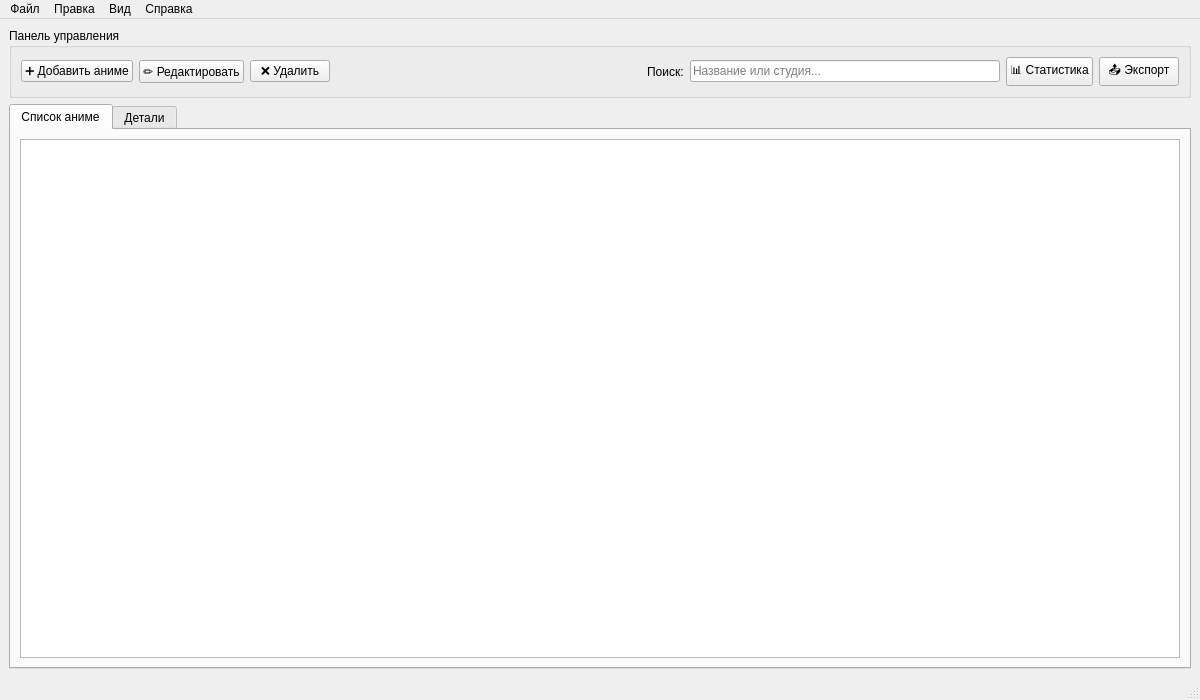
<?xml version="1.0" encoding="UTF-8"?>
<ui version="4.0">
 <class>MainWindow</class>
 <widget class="QMainWindow" name="MainWindow">
  <property name="geometry">
   <rect>
    <x>0</x>
    <y>0</y>
    <width>1200</width>
    <height>700</height>
   </rect>
  </property>
  <property name="windowTitle">
   <string>Аниме-менеджер</string>
  </property>
  <widget class="QWidget" name="centralwidget">
   <layout class="QVBoxLayout" name="verticalLayout">
    <item>
     <widget class="QGroupBox" name="groupBox">
      <property name="title">
       <string>Панель управления</string>
      </property>
      <layout class="QHBoxLayout" name="horizontalLayout">
       <item>
        <widget class="QPushButton" name="btn_add">
         <property name="text">
          <string>➕ Добавить аниме</string>
         </property>
         <property name="shortcut">
          <string>Ctrl+N</string>
         </property>
        </widget>
       </item>
       <item>
        <widget class="QPushButton" name="btn_edit">
         <property name="text">
          <string>✏️ Редактировать</string>
         </property>
         <property name="shortcut">
          <string>Ctrl+E</string>
         </property>
        </widget>
       </item>
       <item>
        <widget class="QPushButton" name="btn_delete">
         <property name="text">
          <string>❌ Удалить</string>
         </property>
         <property name="shortcut">
          <string>Del</string>
         </property>
        </widget>
       </item>
       <item>
        <spacer name="horizontalSpacer">
         <property name="orientation">
          <enum>Qt::Horizontal</enum>
         </property>
         <property name="sizeHint" stdset="0">
          <size>
           <width>40</width>
           <height>20</height>
          </size>
         </property>
        </spacer>
       </item>
       <item>
        <widget class="QLabel" name="label">
         <property name="text">
          <string>Поиск:</string>
         </property>
        </widget>
       </item>
       <item>
        <widget class="QLineEdit" name="search_input">
         <property name="placeholderText">
          <string>Название или студия...</string>
         </property>
        </widget>
       </item>
       <item>
        <widget class="QPushButton" name="btn_stats">
         <property name="text">
          <string>📊 Статистика</string>
         </property>
         <property name="shortcut">
          <string>Ctrl+S</string>
         </property>
        </widget>
       </item>
       <item>
        <widget class="QPushButton" name="btn_export">
         <property name="text">
          <string>📤 Экспорт</string>
         </property>
        </widget>
       </item>
      </layout>
     </widget>
    </item>
    <item>
     <widget class="QTabWidget" name="tabWidget">
      <property name="currentIndex">
       <number>0</number>
      </property>
      <widget class="QWidget" name="tab_list">
       <attribute name="title">
        <string>Список аниме</string>
       </attribute>
       <layout class="QVBoxLayout" name="verticalLayout_2">
        <item>
         <widget class="QTableWidget" name="table_anime">
          <property name="alternatingRowColors">
           <bool>true</bool>
          </property>
          <property name="selectionMode">
           <enum>QAbstractItemView::SingleSelection</enum>
          </property>
          <property name="selectionBehavior">
           <enum>QAbstractItemView::SelectRows</enum>
          </property>
          <property name="contextMenuPolicy">
           <enum>Qt::CustomContextMenu</enum>
          </property>
         </widget>
        </item>
       </layout>
      </widget>
      <widget class="QWidget" name="tab_details">
       <attribute name="title">
        <string>Детали</string>
       </attribute>
       <layout class="QHBoxLayout" name="horizontalLayout_2">
        <item>
         <widget class="QGroupBox" name="groupBox_2">
          <property name="title">
           <string>Информация об аниме</string>
          </property>
          <layout class="QFormLayout" name="formLayout">
           <item row="0" column="0">
            <widget class="QLabel" name="label_title">
             <property name="text">
              <string>Название:</string>
             </property>
            </widget>
           </item>
           <item row="0" column="1">
            <widget class="QLabel" name="lbl_title">
             <property name="text">
              <string>Не выбрано</string>
             </property>
            </widget>
           </item>
           <item row="1" column="0">
            <widget class="QLabel" name="label_studio">
             <property name="text">
              <string>Студия:</string>
             </property>
            </widget>
           </item>
           <item row="1" column="1">
            <widget class="QLabel" name="lbl_studio">
             <property name="text">
              <string>-</string>
             </property>
            </widget>
           </item>
           <item row="2" column="0">
            <widget class="QLabel" name="label_genre">
             <property name="text">
              <string>Жанр:</string>
             </property>
            </widget>
           </item>
           <item row="2" column="1">
            <widget class="QLabel" name="lbl_genre">
             <property name="text">
              <string>-</string>
             </property>
            </widget>
           </item>
           <item row="3" column="0">
            <widget class="QLabel" name="label_type">
             <property name="text">
              <string>Тип:</string>
             </property>
            </widget>
           </item>
           <item row="3" column="1">
            <widget class="QLabel" name="lbl_type">
             <property name="text">
              <string>-</string>
             </property>
            </widget>
           </item>
           <item row="4" column="0">
            <widget class="QLabel" name="label_dates">
             <property name="text">
              <string>Даты просмотра:</string>
             </property>
            </widget>
           </item>
           <item row="4" column="1">
            <widget class="QLabel" name="lbl_dates">
             <property name="text">
              <string>-</string>
             </property>
            </widget>
           </item>
           <item row="5" column="0">
            <widget class="QLabel" name="label_rating">
             <property name="text">
              <string>Оценка:</string>
             </property>
            </widget>
           </item>
           <item row="5" column="1">
            <widget class="QLabel" name="lbl_rating">
             <property name="text">
              <string>-</string>
             </property>
            </widget>
           </item>
           <item row="6" column="0">
            <widget class="QLabel" name="label_status">
             <property name="text">
              <string>Статус:</string>
             </property>
            </widget>
           </item>
           <item row="6" column="1">
            <widget class="QLabel" name="lbl_status">
             <property name="text">
              <string>-</string>
             </property>
            </widget>
           </item>
           <item row="7" column="0">
            <widget class="QLabel" name="label_episodes">
             <property name="text">
              <string>Эпизоды:</string>
             </property>
            </widget>
           </item>
           <item row="7" column="1">
            <widget class="QLabel" name="lbl_episodes">
             <property name="text">
              <string>-</string>
             </property>
            </widget>
           </item>
          </layout>
         </widget>
        </item>
        <item>
         <widget class="QGroupBox" name="groupBox_3">
          <property name="title">
           <string>Отзыв и постер</string>
          </property>
          <layout class="QVBoxLayout" name="verticalLayout_3">
           <item>
            <widget class="QTextEdit" name="text_review">
             <property name="readOnly">
              <bool>true</bool>
             </property>
            </widget>
           </item>
           <item>
            <widget class="QLabel" name="lbl_poster">
             <property name="alignment">
              <set>Qt::AlignCenter</set>
             </property>
             <property name="text">
              <string>Постер аниме</string>
             </property>
             <property name="frameShape">
              <enum>QFrame::Box</enum>
             </property>
             <property name="minimumSize">
              <size>
               <width>220</width>
               <height>320</height>
              </size>
             </property>
            </widget>
           </item>
          </layout>
         </widget>
        </item>
       </layout>
      </widget>
     </widget>
    </item>
   </layout>
  </widget>
  <widget class="QMenuBar" name="menubar">
   <property name="geometry">
    <rect>
     <x>0</x>
     <y>0</y>
     <width>1200</width>
     <height>22</height>
    </rect>
   </property>
   <widget class="QMenu" name="menu">
    <property name="title">
     <string>Файл</string>
    </property>
    <addaction name="action_new"/>
    <addaction name="separator"/>
    <addaction name="action_export"/>
    <addaction name="action_import"/>
    <addaction name="separator"/>
    <addaction name="action_exit"/>
   </widget>
   <widget class="QMenu" name="menu_2">
    <property name="title">
     <string>Правка</string>
    </property>
    <addaction name="action_edit"/>
    <addaction name="action_delete"/>
   </widget>
   <widget class="QMenu" name="menu_3">
    <property name="title">
     <string>Вид</string>
    </property>
    <addaction name="action_stats"/>
   </widget>
   <widget class="QMenu" name="menu_4">
    <property name="title">
     <string>Справка</string>
    </property>
    <addaction name="action_about"/>
   </widget>
   <addaction name="menu"/>
   <addaction name="menu_2"/>
   <addaction name="menu_3"/>
   <addaction name="menu_4"/>
  </widget>
  <widget class="QStatusBar" name="statusbar"/>
  <action name="action_new">
   <property name="text">
    <string>Новое аниме</string>
   </property>
   <property name="shortcut">
    <string>Ctrl+N</string>
   </property>
  </action>
  <action name="action_edit">
   <property name="text">
    <string>Редактировать</string>
   </property>
   <property name="shortcut">
    <string>Ctrl+E</string>
   </property>
  </action>
  <action name="action_delete">
   <property name="text">
    <string>Удалить</string>
   </property>
   <property name="shortcut">
    <string>Del</string>
   </property>
  </action>
  <action name="action_export">
   <property name="text">
    <string>Экспорт в CSV</string>
   </property>
  </action>
  <action name="action_import">
   <property name="text">
    <string>Импорт из CSV</string>
   </property>
  </action>
  <action name="action_exit">
   <property name="text">
    <string>Выход</string>
   </property>
  </action>
  <action name="action_stats">
   <property name="text">
    <string>Статистика</string>
   </property>
   <property name="shortcut">
    <string>Ctrl+S</string>
   </property>
  </action>
  <action name="action_about">
   <property name="text">
    <string>О программе</string>
   </property>
  </action>
 </widget>
 <resources/>
 <connections/>
</ui>
